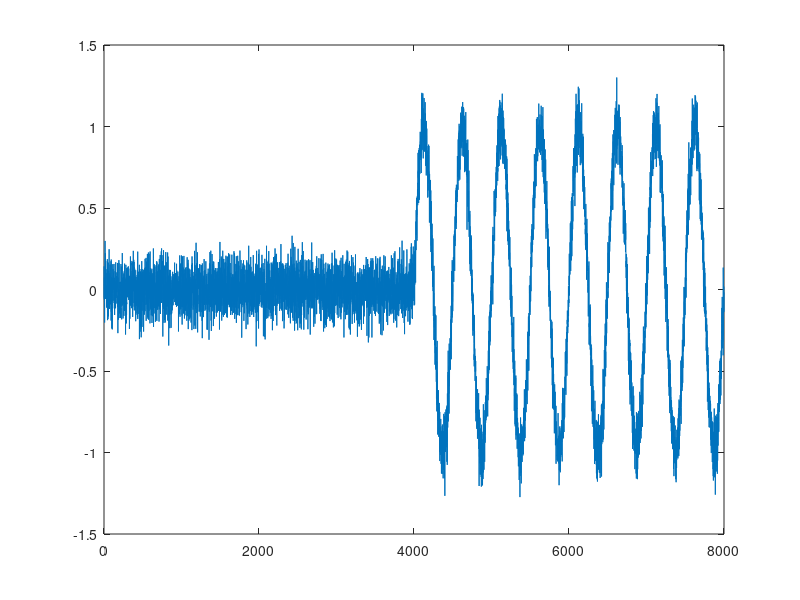
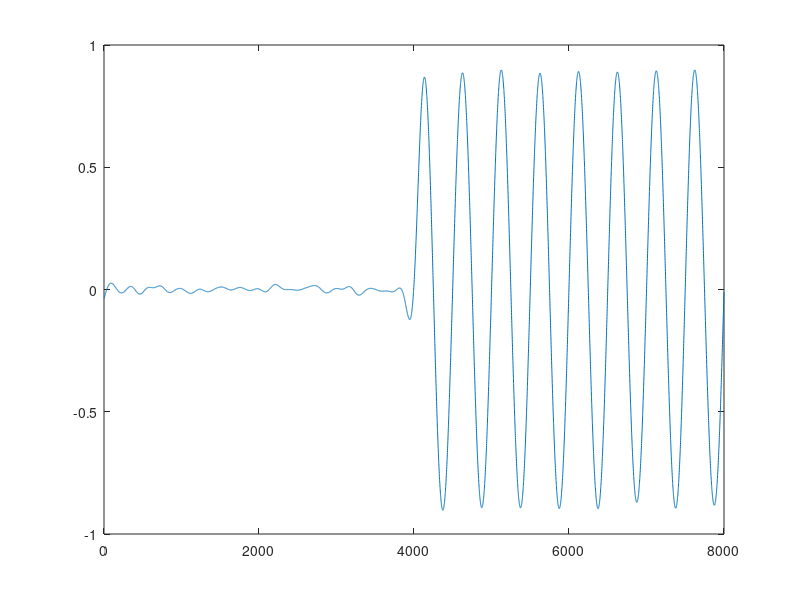
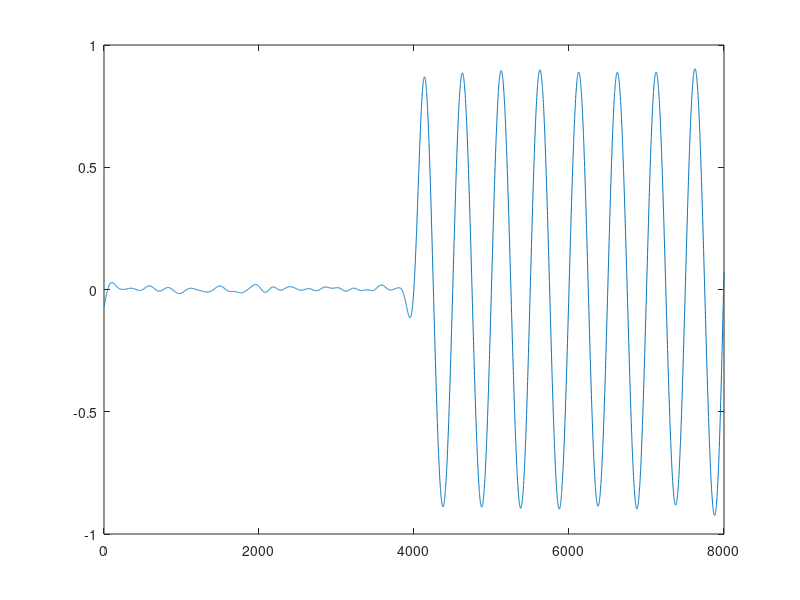

These figures' MATLAB source, in order: (Note: this script raises an error after producing the figures.)
%% filtertest

x2=sin((1:2000)/2000*2*pi*4);
X=[zeros(1,4000) x2 x2]+randn(1,8000)/10;
figure;plot(X)
flt=fir1(512,[0.5 12]/1000);
fX=filtfilt(flt,1,X);
figure;plot(fX)
X=[zeros(1,4000) x2 x2]+randn(1,8000)/10;
fX=filtfilt(flt,1,X);
figure;plot(fX)
axis([3000 4000 0.5 -0.5])
axis([3000 4000 -0.1 0.1])

%% test2

x2 = sin((1:2000)/2000*2*pi*4);     % sampling rate: 2000 Hz
flt = fir1(512,[0.5 12]/1000);
fX = zeros(100,8000);
for k = 1:100
    X = [zeros(1,4000) x2 x2]+randn(1,8000)/10;     % 8 sec.
    fX(k,:) = filtfilt(flt,1,X);
end
fXX = mean(fX);
figure
plot(fXX)

%% test3

x2 = sin((1:2000)/2000*2*pi*4) * 50;     % sampling rate: 2000 Hz
flt = fir1(512,[0.5 12]/1000);
fX = zeros(100,8000);
for k = 1:100
    X = [zeros(1,4000) x2 x2]+randn(1,8000)/10;     % 8 sec.
    fX(k,:) = filtfilt(flt,1,X);
end
fXX = mean(fX);
figure
plot(fXX)

%% test4

x2 = sin((1:2000)/2000*2*pi*4) * 50;     % sampling rate: 2000 Hz
flt = fir1(512,[0.5 12]/1000);
fX = zeros(100,8000);
for k = 1:100
    X = [zeros(1,4000) x2 x2];     % 8 sec.
    fX(k,:) = filtfilt(flt,1,X);
end
fXX = mean(fX);
figure
plot(fXX)

%% test5

n = normpdf((1:4000),2000,1000);
x2 = sin((1:2000)/2000*2*pi*4) * 50;     % sampling rate: 2000 Hz
flt = fir1(512,[0.5 12]/1000);
fX = zeros(100,8000);
for k = 1:100
    X = [zeros(1,4000) [x2 x2].*n]+randn(1,8000)/10;     % 8 sec.
    fX(k,:) = filtfilt(flt,1,X);
end
fXX = mean(fX);
figure
plot(fXX)
